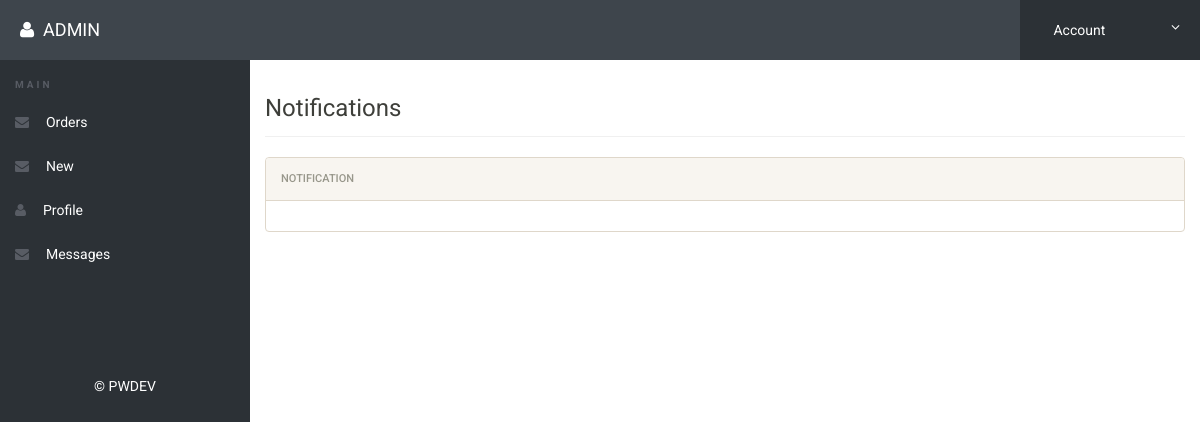
/notification.php (signed in), run on an earlier commit of the app's database.
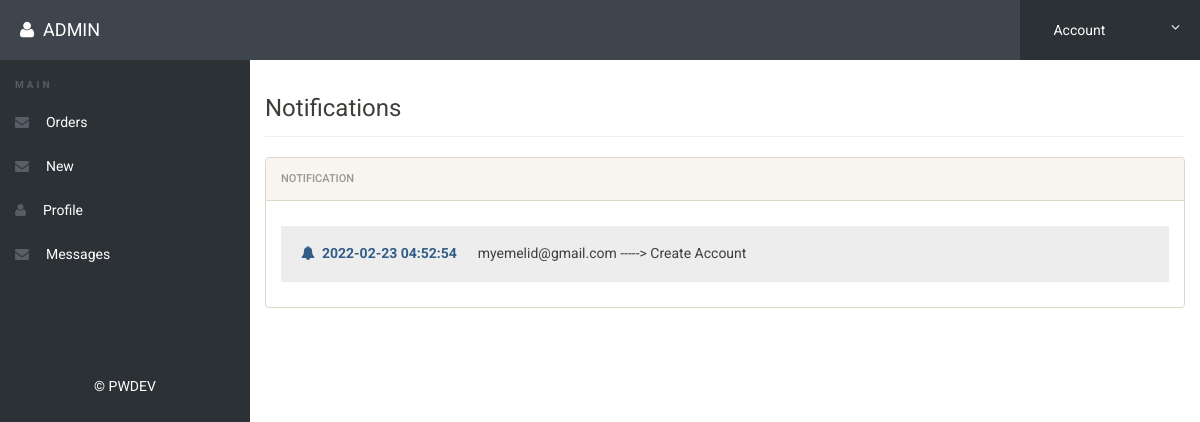
And on a later commit of the database.
### tables this page shows
CREATE TABLE IF NOT EXISTS `notification` (
  `id` int NOT NULL AUTO_INCREMENT,
  `notiuser` varchar(50) NOT NULL,
  `notireciver` varchar(50) NOT NULL,
  `notitype` varchar(50) NOT NULL,
  `time` timestamp NOT NULL DEFAULT CURRENT_TIMESTAMP,
  PRIMARY KEY (`id`)
);

### notification.php (the view, shortened to what this page needs)
<?php
include('includes/config.php');
if(strlen($_SESSION['alogin'])==0)
	{
header('location:index.php');
}
else{
?>
<!doctype html>
<html lang="en" class="no-js">
<head>
	<link rel="stylesheet" href="css/font-awesome.min.css">
	<link rel="stylesheet" href="css/bootstrap.min.css">
	<link rel="stylesheet" href="css/dataTables.bootstrap.min.css">
	<link rel="stylesheet" href="css/bootstrap-social.css">
	<link rel="stylesheet" href="css/bootstrap-select.css">
	<link rel="stylesheet" href="css/fileinput.min.css">
	<link rel="stylesheet" href="css/awesome-bootstrap-checkbox.css">
	<link rel="stylesheet" href="css/style.css">
</head>
<body>
	<?php include('includes/header.php');?>
	<div class="ts-main-content">
	<?php include('includes/leftbar.php');?>
		<div class="content-wrapper">
			<div class="container-fluid">
				<div class="row">
					<div class="col-md-12">
						<h3 class="page-title">Notifications</h3>
						<div class="row">
							<div class="col-md-12">
								<div class="panel panel-default">
									<div class="panel-heading">Notification</div>
									   <div class="panel-body">
<?php
$reciver = $_SESSION['alogin'];
$sql = "SELECT * from  notification where notireciver = (:reciver) order by time DESC";
$query = $dbh -> prepare($sql);
$query-> bindParam(':reciver', $reciver, PDO::PARAM_STR);
$query->execute();
$results=$query->fetchAll(PDO::FETCH_OBJ);
$cnt=1;
if($query->rowCount() > 0)
{
foreach($results as $result)
{				?>
        <h5 style="background:#ededed;padding:20px;"><i class="fa fa-bell text-primary"></i>&nbsp;&nbsp;<b class="text-primary"><?php echo htmlentities($result->time);?></b> &nbsp;&nbsp;&nbsp;&nbsp;&nbsp;<?php echo htmlentities($result->notiuser);?> -----> <?php echo htmlentities($result->notitype);?></h5>
                       <?php $cnt=$cnt+1; }} ?>
                                        </div>
                                    </div>
                                </div>
                            </div>
                        </div>
                    </div>
                </div>
            </div>
        </div>
</body>
</html>
<?php } ?>

### includes/header.php (shortened to what this page needs)
<div class="brand clearfix">
<h4 class="pull-left text-white text-uppercase" style="margin:20px 0px 0px 20px"><i class="fa fa-user"></i>&nbsp; <?php echo htmlentities($_SESSION['alogin']);?></h4>
		<ul class="ts-profile-nav">
			<li class="ts-account">
				<a href="#"><img src="img/ts-avatar.jpg" class="ts-avatar hidden-side" alt=""> Account <i class="fa fa-angle-down hidden-side"></i></a>
			</li>
		</ul>
	</div>

### includes/leftbar.php
<nav class="ts-sidebar">
	<ul class="ts-sidebar-menu">
		<li class="ts-label">Main</li>
		<li><a href="orders.php"><i class="fa fa-envelope"></i> &nbsp;Orders</a>
		<li><a href="orders_new.php"><i class="fa fa-envelope"></i> &nbsp;New</a>
		</li>
		<li><a href="profile.php"><i class="fa fa-user"></i> &nbsp;Profile</a>
		</li>
		<li><a href="messages.php"><i class="fa fa-envelope"></i> &nbsp;Messages</a>
		</li>
	</ul>
	<p class="text-center" style="color:#ffffff; margin-top: 100px;">© PWDEV</p>
</nav>

### css/style.css (style rules this page uses)
html { font-size: 14px; }
@media only screen and (min-width: 480px) { html { font-size: 17px; } }
@media only screen and (min-width: 768px) { html { font-size: 14px; } }
@media only screen and (min-width: 1024px) { p { font-size: 1em; margin-bottom: 1.8em; } }
body { font-size: 1em; }
a { color: #37a6c4; }
.panel { overflow: hidden; }
.text-white, .text-light { color: #fff !important; }
ul, li { margin: 0; padding: 0; list-style: none; }
.page-title { padding-bottom: 15px; margin-bottom: 20px; border-bottom: 1px solid #f0f0f0; }
.brand { background: #3e454c; position: relative; z-index: 3; position: fixed; width: 100%; top: 0; }
.brand .ts-profile-nav { float: right; display: none; }
.brand .ts-profile-nav li { float: left; position: relative; }
.brand .ts-profile-nav li a { display: block; padding: 20px; color: #fff; }
.brand .ts-profile-nav .ts-account .fa-angle-down { float: right; }
.brand .ts-profile-nav .ts-account > a { width: 180px; background: #2c3136; }
@media only screen and (min-width: 992px) { .brand .ts-profile-nav { display: block; } }
.ts-sidebar { background: #2c3136; max-height: 0; transition: max-height 0.3s; overflow: hidden; position: fixed; z-index: 2; width: 100%; bottom: 0; top: 60px; overflow-y: auto; }
@media only screen and (min-width: 992px) { .ts-sidebar { max-height: 100%; bottom: 0; } }
.ts-sidebar-menu .ts-label { color: #585c64; font-weight: bold; padding: 8px 15px; text-transform: uppercase; font-size: 10px; letter-spacing: 3px; margin-top: 10px; }
.ts-sidebar-menu a { display: block; text-decoration: none; padding: 12px 15px; color: #fff; }
.ts-sidebar-menu li { position: relative; }
.ts-sidebar-menu li i { color: #585c64; margin-right: 10px; }
.ts-main-content .content-wrapper { padding-top: 15px; margin-top: 60px; }
@media only screen and (min-width: 992px) { .ts-main-content .ts-sidebar { width: 250px; float: left; } }
@media only screen and (min-width: 992px) { .ts-main-content .content-wrapper { margin-left: 250px; } }

What changed in the data, as far as the page shows it:
added notification: time "2022-02-23 04:52:54", notiuser "myemelid@gmail.com", notitype "Create Account"
